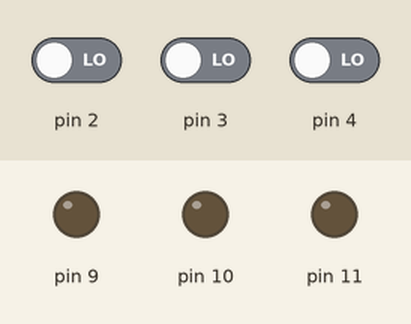
The sketch below on a simulated Arduino Uno, built with avr-gcc and run on an emulated ATmega328P. Shown: output pins drawn as LEDs (lit = HIGH). The test bench sets the inputs (shaded band); at power-on: pin 2 LOW, pin 3 LOW, pin 4 LOW.

Above: at 1.2 s.
1.3 s: pin 2 driven HIGH
At 2.4 s:
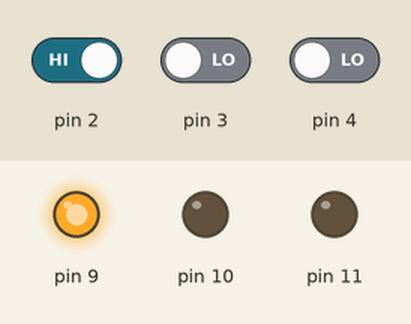
2.8 s: pin 3 driven HIGH
At 3.6 s:
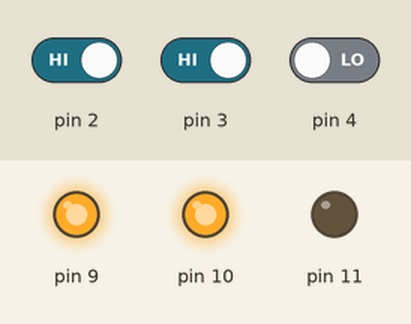
4.3 s: pin 4 driven HIGH
At 4.7 s:
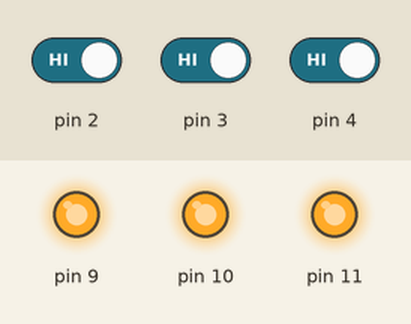
5.8 s: pin 2 driven LOW
At 7.0 s:
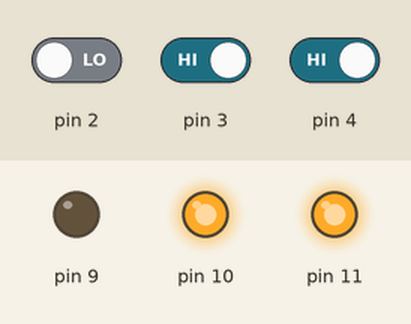
7.3 s: pin 3 driven LOW
At 8.2 s:
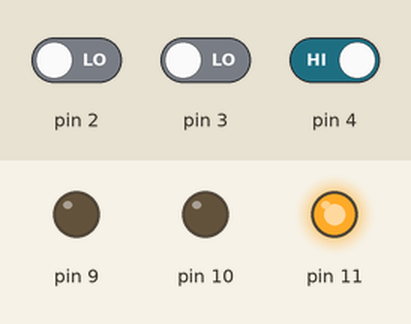
8.8 s: pin 2 driven HIGH
At 9.3 s:
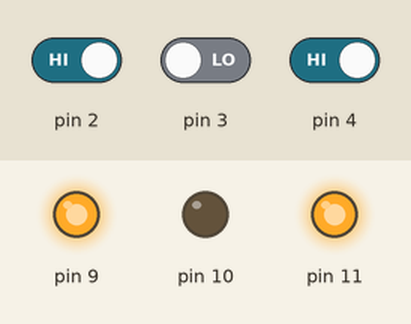
Timing chart, 0 to 11.3 s (numbered marks = the images above; inputs shaded):
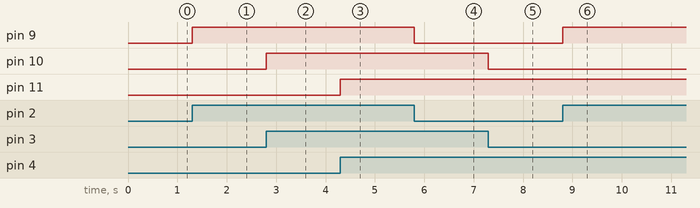

Measured:
- after the input at 1.3 s, pin 9: LOW → HIGH at once
- after the input at 2.8 s, pin 10: LOW → HIGH at once
- after the input at 4.3 s, pin 11: LOW → HIGH at once
- after the input at 5.8 s, pin 9: HIGH → LOW at once
- after the input at 7.3 s, pin 10: HIGH → LOW at once
- after the input at 8.8 s, pin 9: LOW → HIGH at once

The sketch:

lab6.ino
```cpp
void setup() {
  // put your setup code here, to run once:
pinMode(11,OUTPUT);
pinMode(10,OUTPUT);
pinMode(9,OUTPUT);

pinMode(4,INPUT);
pinMode(3,INPUT);
pinMode(2,INPUT);
}

void loop() {
  // put your main code here, to run repeatedly:
 int buttonState1 = digitalRead(4);
 int buttonState2 = digitalRead(3);
 int buttonState3 = digitalRead(2);
  digitalWrite(11, buttonState1);
  digitalWrite(10, buttonState2);
  digitalWrite(9, buttonState3);
}
```
